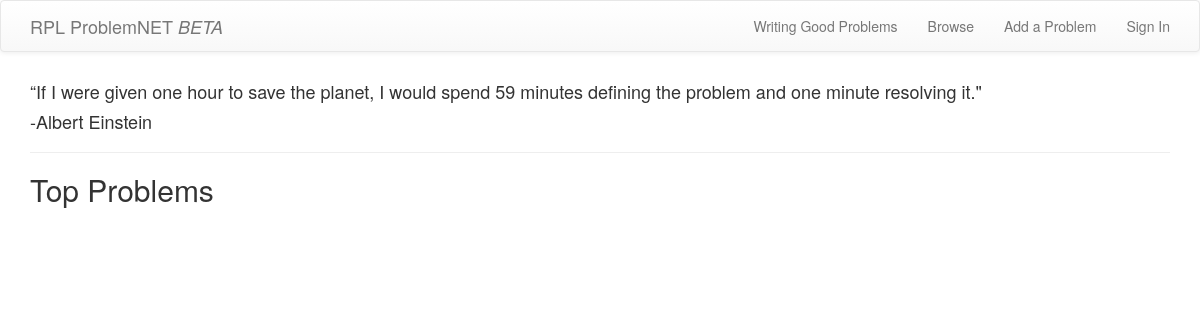
Before: / with the older database file.
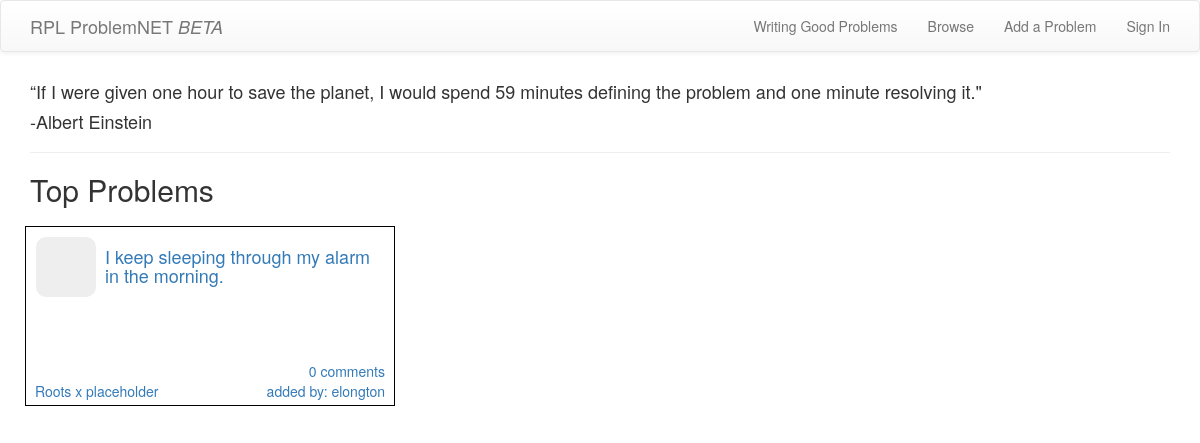
After: the same page with the newer database file.
### problems/models.py (models this page shows, shortened)
class Problem(models.Model):
    author = models.ForeignKey(User)
    anonymous_author = models.BooleanField(default=False)
    problem = models.ForeignKey('self',related_name='problems', null=True)
    root_requests = models.ManyToManyField(User, related_name='problem_why_requests')
    text = models.TextField()
    create_date = models.DateTimeField(default=timezone.now)
    upvotes = models.ManyToManyField(User, related_name='upvotes')
    downvotes = models.ManyToManyField(User, related_name='downvotes')
    def total_votes(self):
        return self.upvotes.count() - self.downvotes.count()

### problems/views.py (the view)
# urls.py: url(r'^$', views.index_topsix, name='home'),
def index_topsix(request):
    problems = models.Problem.objects.all()
    x = []
    for problem in problems:
        x.append((problem, problem.total_votes()))
    x = sorted(x, key=itemgetter(1), reverse=True)
    if len(x) >=9:
        x = x[:9]
    else:
        pass
    problems=x
    return render(request,'sitewide/index.html',{'problems':problems})

### templates/sitewide/index.html
{% extends "sitewide/base.html" %}
{% block content %}
  <h4>“If I were given one hour to save the planet, I would spend 59 minutes defining the problem and one minute resolving it."</h4>
  <h4>-Albert Einstein</h4>
  <hr>
  <h2>Top Problems</h2>
  <div class="row">
  {% for problem in problems %}
    <div class="col-lg-4 col-md-4 col-sm-6 box index_problemdiv">
      <a href="{% url 'problems:problem_detail' pk=problem.0.pk %}">
        <div class="index_problemborder">
          <div class="index_overall_votes table_parent">
            <div class="table_child">{%if problem.0.overall_votes > 0 %}+{%endif%}{{problem.0.overall_votes}}</div>
          </div>
            <div class="index_problemdescription">
              <h4>{{problem.0.text}}</h4>
              <div class="index_problemauthor">
                {{problem.0.comments.count}} comments
                <br>
                added by: {% if problem.0.anonymous_author %}anonymous{% else %}{{problem.0.author}}{%endif%}
              </div>
                <div class="index_problemwhys">
                  Roots x placeholder
                </div>
            </div>
        </div>
      </a>
    </div>
  {% endfor %}
  </div>
{% endblock %}

Changed rows visible on the page:
added Problem: text "I keep sleeping through my alarm in the morning.", id "0", author.username "elongton"
